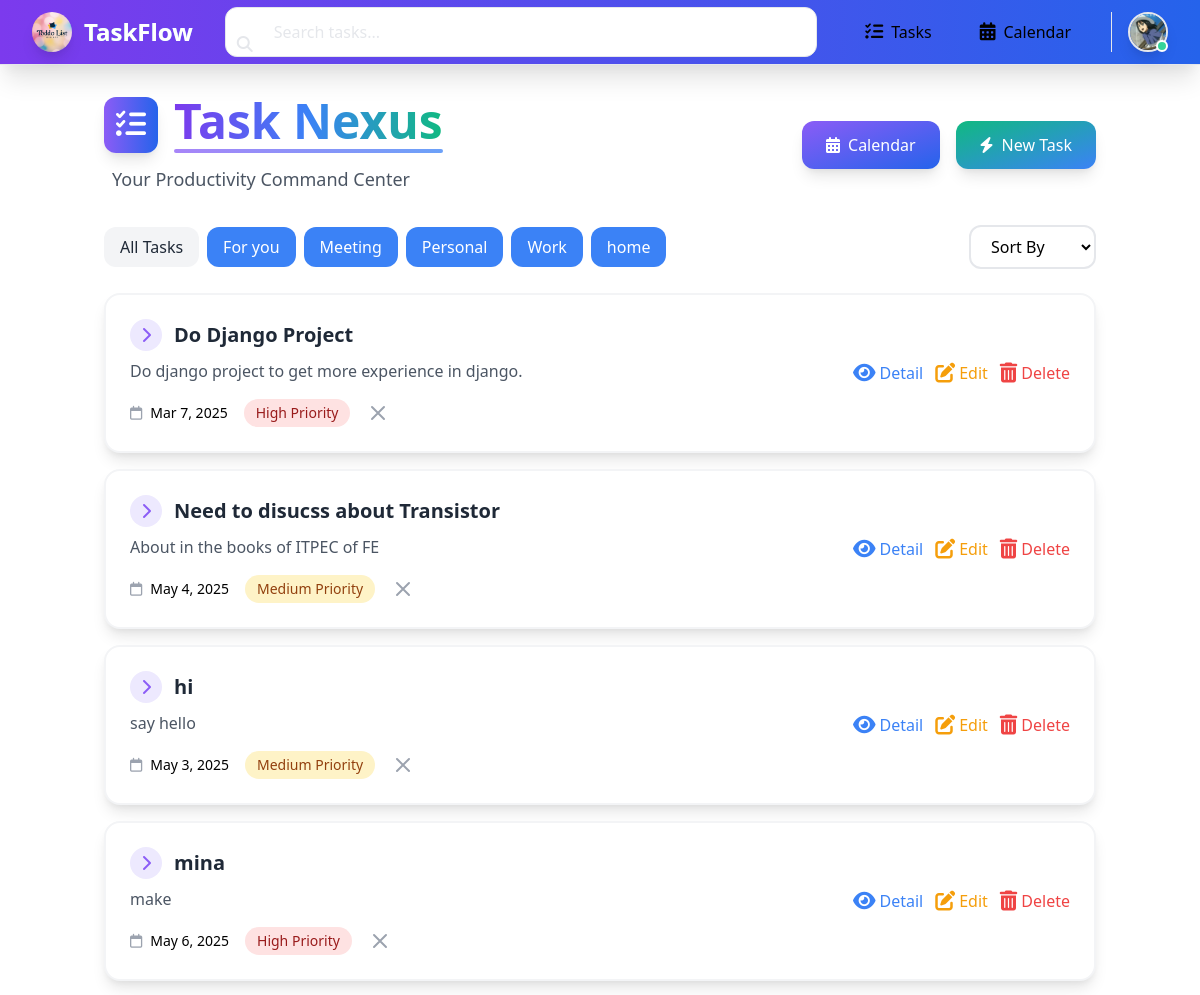
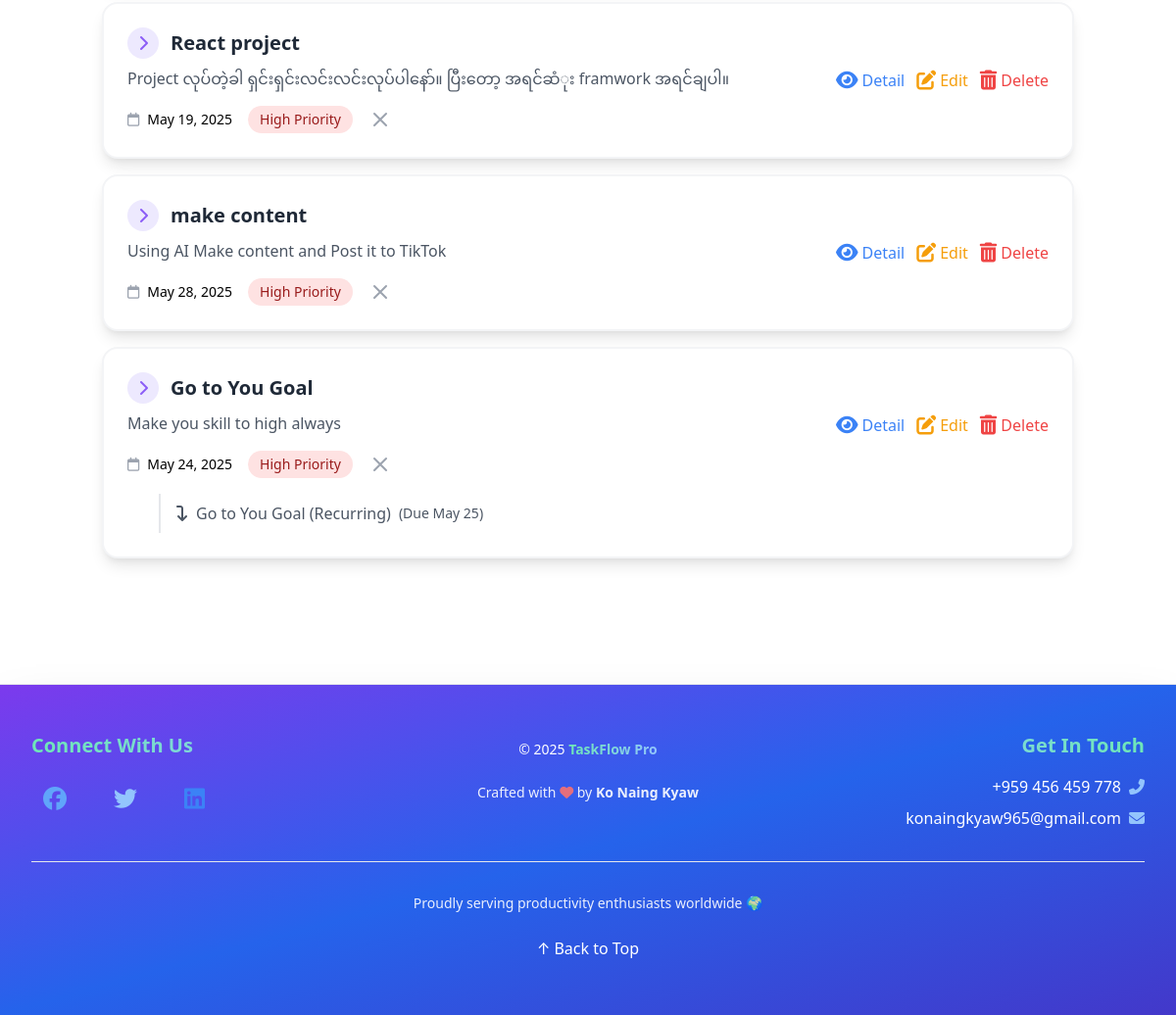
Page /task_list/ (signed in) on the committed database (2 pictures, top to bottom).
### myapp/models.py (models this page shows, shortened)
class Profile(models.Model):
    user = models.OneToOneField(User, on_delete=models.CASCADE)
    profile_pic = models.ImageField(
        upload_to='profile_pics/',
        default='default_profile_pic.jpg'
    )
    bio = models.TextField(blank=True, null=True)

class Category(models.Model):
    name = models.CharField(max_length=100)
    user = models.ForeignKey(User, on_delete=models.CASCADE)
    class Meta:
        unique_together = ('user', 'name')
        ordering = ['name']

class Task(models.Model):
    PRIORITY_CHOICES = [
        ('High', 'High'),
        ('Medium', 'Medium'),
        ('Low', 'Low'),
    ]
    RECURRENCE_CHOICES = [
        ('none', 'None'),
        ('daily', 'Daily'),
        ('weekly', 'Weekly'),
        ('monthly', 'Monthly'),
    ]
    user = models.ForeignKey(User, on_delete=models.CASCADE ,null=True)
    shared_users = models.ManyToManyField(User, related_name='shared_tasks', blank=True)
    title = models.CharField(max_length=200)
    description = models.TextField(blank=True, null=True)
    created_at = models.DateTimeField(auto_now_add=True)
    due_date = models.DateTimeField(null=True, blank=True)
    is_completed = models.BooleanField(default=False)
    category = models.ForeignKey(
        Category,
        on_delete=models.SET_NULL,
        null=True,
        blank=True
    )
    priority = models.CharField(max_length=10, choices=PRIORITY_CHOICES, default='Medium')
    reminder = models.DateTimeField(null=True, blank=True)
    recurrence = models.CharField(max_length=10, choices=RECURRENCE_CHOICES, default='none')
    parent_task = models.ForeignKey(
        'self',
        on_delete=models.CASCADE,
        null=True,
        blank=True,
        related_name='subtasks'
    )
    order = models.PositiveIntegerField(default=0)
    class Meta:
        unique_together = ['title', 'due_date', 'user']
        ordering = ['order', '-created_at']

### myapp/views.py (the view)
# urls.py: path("task_list/", views.task_list, name="task_list"),  # Root URL is now task_list
def task_list(request):
    if not request.user.is_authenticated:
        return redirect("login")
    category_id = request.GET.get("category")
    sort_by = request.GET.get("sort_by")
    base_query = (
        models.Q(user=request.user) |
        models.Q(shared_users=request.user)
    ) & models.Q(parent_task__isnull=True)  # Only show parent tasks
    if category_id:
        tasks = Task.objects.filter(base_query, category_id=category_id).distinct()
    else:
        tasks = Task.objects.filter(base_query).distinct()
    if sort_by == "priority":
        tasks = tasks.order_by('priority')
    elif sort_by == "due_date":
        tasks = tasks.order_by('due_date')
    else:
        tasks = tasks.order_by('created_at')
    categories = Category.objects.filter(user=request.user)
    return render(request, 'task_list.html', {
        'tasks': tasks,
        'categories': categories,
        'sort_by': sort_by,
    })

### myapp/context_processors.py (called while the page is built)
def profile_context(request):
    if request.user.is_authenticated:
        try:
            profile = Profile.objects.get(user=request.user)
        except Profile.DoesNotExist:
            profile = None
    else:
        profile = None
    return {'profile': profile}

### myapp/templates/task_list.html (shortened to what this page needs)
{% extends 'base.html' %}
{% block body %}
{% load static %}
<div class="container mx-auto px-4 py-8">
  {% if user.is_authenticated %}
    <div class="flex flex-col lg:flex-row justify-between items-start lg:items-center gap-6 mb-8">
      <div class="space-y-3">
        <div class="flex items-center gap-4 animate-pulse">
          <div class="bg-gradient-to-r from-purple-500 to-blue-600 p-3 rounded-xl shadow-lg rotate-12 hover:rotate-0 transition-transform duration-300">
            <i class="fa-solid fa-list-check text-3xl text-white"></i>
          </div>
          <h1 class="text-4xl md:text-5xl font-bold bg-gradient-to-r from-purple-600 via-blue-500 to-green-500 bg-clip-text text-transparent">
            <span class="block mt-1 w-full h-1 bg-gradient-to-r from-purple-500 to-blue-500 rounded-full opacity-75"></span>
          </h1>
        </div>
        <p class="text-lg text-gray-600 dark:text-gray-300 font-medium ml-2">
          Your Productivity Command Center
        </p>
      </div>
      <div class="flex gap-4 flex-wrap">
        <a href="{% url 'calendar' %}" class="flex items-center px-6 py-3 bg-gradient-to-br from-purple-500 to-blue-600 text-white rounded-xl hover:scale-105 transition-all shadow-lg hover:shadow-xl active:scale-95">
          <i class="fa-solid fa-calendar-days mr-2"></i>
          <span class="hidden md:inline">Calendar</span>
        </a>
        <a href="{% url 'task_create' %}" class="flex items-center px-6 py-3 bg-gradient-to-br from-green-500 to-blue-500 text-white rounded-xl hover:scale-105 transition-all shadow-lg hover:shadow-xl active:scale-95">
          <i class="fa-solid fa-bolt mr-2"></i>
          <span class="hidden md:inline">New Task</span>
        </a>
      </div>
    </div>
    <div class="mb-6 flex flex-wrap items-center gap-4">
      <div class="flex flex-wrap gap-2">
        <a href="{% url 'task_list' %}" class="px-4 py-2 bg-gray-100 dark:bg-gray-700 text-gray-800 dark:text-white rounded-xl hover:scale-105 transition-all active:scale-95">
          All Tasks
        </a>
        {% for cat in categories %}
          <a href="{% url 'task_list' %}?category={{ cat.id }}" class="px-4 py-2 bg-blue-500 text-white rounded-xl hover:scale-105 transition-all active:scale-95">
            {{ cat.name }}
          </a>
        {% endfor %}
      </div>
      <select id="sort_by" class="ml-auto px-4 py-2 bg-white dark:bg-gray-800 border-2 border-gray-200 dark:border-gray-700 rounded-xl focus:outline-none focus:ring-2 focus:ring-blue-500 transition-colors">
        <option value="">Sort By</option>
      </select>
    </div>
    <div class="grid gap-4">
      {% if tasks %}
        {% for task in tasks %}
          <div class="bg-white dark:bg-gray-800 rounded-2xl p-6 shadow-lg hover:shadow-xl transition-all duration-300 border-2 border-gray-100 dark:border-gray-700 ">
            <div class="flex flex-col md:flex-row justify-between items-start md:items-center gap-4">
              <div class="flex-1">
                <div class="flex items-center gap-3 mb-2">
                  <div class="w-8 h-8 flex items-center justify-center bg-purple-100 dark:bg-purple-900/50 rounded-full transition-colors">
                    <i class="fa-solid fa-chevron-right text-purple-500"></i>
                  </div>
                  <h3 class="text-xl font-semibold text-gray-800 dark:text-gray-200">
                    {{ task.title }}
                  </h3>
                </div>
                <p class="text-gray-600 dark:text-gray-400 mb-4">{{ task.description }}</p>
                <div class="flex flex-wrap gap-4 items-center">
                  <div class="flex items-center gap-2 text-sm">
                    <i class="fa-regular fa-calendar text-gray-400"></i>
                    <span class="font-medium">{{ task.due_date|date:"M j, Y" }}</span>
                  </div>
                  <span class="px-3 py-1 rounded-full text-sm font-medium transition-colors
                    {% if task.priority == 'High' %}
                      bg-red-100 text-red-800 dark:bg-red-900/50
                    {% elif task.priority == 'Medium' %}
                      bg-yellow-100 text-yellow-800 dark:bg-yellow-900/50
                    {% else %}
                      bg-green-100 text-green-800 dark:bg-green-900/50
                    {% endif %}">
                    {{ task.priority }} Priority
                  </span>
                  <div class="flex items-center gap-2">
                    {% if task.user == request.user %}
                    <button type="button" class="toggle-completion-btn" data-task-id="{{ task.id }}"
                            aria-pressed="{% if task.is_completed %}true{% else %}false{% endif %}"
                            title="Mark as {% if task.is_completed %}incomplete{% else %}completed{% endif %}">
                      {% if task.is_completed %}
                        <svg class="w-6 h-6 text-green-500" fill="none" stroke="currentColor" viewBox="0 0 24 24" stroke-width="3">
                          <path stroke-linecap="round" stroke-linejoin="round" d="M5 13l4 4L19 7"></path>
                        </svg>
                      {% else %}
                        <svg class="w-6 h-6 text-gray-400" fill="none" stroke="currentColor" viewBox="0 0 24 24" stroke-width="2">
                          <path stroke-linecap="round" stroke-linejoin="round" d="M6 18L18 6M6 6l12 12"></path>
                        </svg>
                      {% endif %}
                    </button>
                    {% else %}
                      <span class="px-3 py-1 rounded-full text-sm {% if task.is_completed %}bg-green-100 text-green-800{% else %}bg-gray-100 text-gray-800{% endif %}">
                        {% if task.is_completed %}Completed{% else %}Pending{% endif %}
                      </span>
                    {% endif %}
                  </div>
                </div>
              </div>
              <div class="flex gap-3 text-xl">
                <a href="{% url 'task_detail' task.id %}"
                   class="flex items-center gap-1 text-blue-500 hover:text-blue-700 dark:hover:text-blue-400 transition-colors">
                  <i class="fa-solid fa-eye"></i>
                  <span class="text-base">Detail</span>
                </a>
                <a href="{% url 'task_update' task.id %}"
                   class="flex items-center gap-1 text-yellow-500 hover:text-yellow-700 dark:hover:text-yellow-400 transition-colors">
                  <i class="fa-solid fa-pen-to-square"></i>
                  <span class="text-base">Edit</span>
                </a>
                {% if task.user == request.user %}
                  <form action="{% url 'delete_task' task.id %}" method="post" class="flex items-center">
                    <button type="submit" class="flex items-center gap-1 text-red-500 hover:text-red-700 dark:hover:text-red-400 transition-colors">
                      <i class="fa-solid fa-trash-can"></i>
                      <span class="text-base">Delete</span>
                    </button>
                  </form>
                {% endif %}
              </div>
            </div>
            {% if task.subtasks.all %}
              <div class="mt-4 ml-8 border-l-2 border-gray-200 dark:border-gray-700 pl-4">
                {% for subtask in task.subtasks.all %}
                  <div class="py-2">
                    <div class="flex items-center gap-2 text-gray-600 dark:text-gray-400">
                      <i class="fa-solid fa-arrow-turn-down"></i>
                      <span class="font-medium">{{ subtask.title }}</span>
                      <span class="text-sm">(Due {{ subtask.due_date|date:"M j" }})</span>
                    </div>
                  </div>
                {% endfor %}
              </div>
            {% endif %}
          </div>
        {% endfor %}
      {% endif %}
    </div>
  {% endif %}
</div>
{% endblock %}

### templates/header.html (shortened to what this page needs)
{% load static %}
<nav class="bg-gradient-to-r from-purple-600 to-blue-600 shadow-xl backdrop-blur-md border-b border-white/10">
  <div class="max-w-7xl mx-auto px-4 sm:px-6 lg:px-8">
    <div class="flex items-center justify-between h-16">
      <div class="flex items-center space-x-3 flex-shrink-0">
        <a href="{% url 'home' %}" class="flex items-center space-x-3 group">
          <img src="{% static 'images/app-logo.jpg' %}" alt="App Logo"
               class="w-10 h-10 rounded-full shadow-lg transform transition-all duration-300 group-hover:rotate-12 group-hover:scale-110">
          <span class="text-white text-2xl font-bold bg-gradient-to-r from-green-300 to-blue-300 bg-clip-text text-transparent">
            TaskFlow
          </span>
        </a>
      </div>
      <div class="hidden lg:flex flex-1 max-w-2xl mx-8">
        <form method="get" action="{% url 'task_list' %}" class="w-full">
          <div class="relative">
            <input name="search" value="{{ search_query|default:'' }}"
                   class="w-full pl-12 pr-4 py-3 rounded-xl bg-white/10 backdrop-blur-sm border border-white/20
                          text-white placeholder-gray-200 focus:outline-none focus:ring-2 focus:ring-green-400
                          focus:border-transparent transition-all"
                   type="search"
                   placeholder="Search tasks...">
            <button type="submit" class="absolute left-3 top-1/2 -translate-y-1/2 text-gray-200">
              <i class="fa-solid fa-magnifying-glass"></i>
            </button>
          </div>
        </form>
      </div>
      <div class="hidden lg:flex items-center space-x-6">
        <div class="flex space-x-4">
          <a href="{% url 'task_list' %}"
             class="px-4 py-2.5 rounded-lg flex items-center space-x-2 text-white/90 hover:text-white
                    hover:bg-white/10 transition-all duration-200">
            <i class="fa-solid fa-list-check text-lg"></i>
            <span>Tasks</span>
          </a>
          <a href="{% url 'calendar' %}"
             class="px-4 py-2.5 rounded-lg flex items-center space-x-2 text-white/90 hover:text-white
                    hover:bg-white/10 transition-all duration-200">
            <i class="fa-solid fa-calendar-days text-lg"></i>
            <span>Calendar</span>
          </a>
        </div>
        <div class="ml-4 flex items-center space-x-4 border-l border-white/20 pl-4">
          {% if user.is_authenticated %}
            <div class="relative group">
              <a href="{% url 'profile' %}" class="flex items-center space-x-3">
                <div class="relative">
                  <img src="{% if profile.profile_pic %}{{ profile.profile_pic.url }}{% else %}{% static 'images/default-profile.jpg' %}{% endif %}"
                       class="w-10 h-10 rounded-full border-2 border-white/30 hover:border-green-400
                              transition-all duration-300 shadow-lg">
                  <div class="absolute bottom-0 right-0 w-3 h-3 bg-green-400 rounded-full border-2 border-white"></div>
                </div>
              </a>
            </div>
          {% endif %}
        </div>
      </div>
    </div>
  </div>
</nav>

### rows in the picture
Profile: profile_pic (picture)
Category: name "For you"
Category: name "Meeting"
Category: name "Personal"
Category: name "Work"
Category: name "home"
Task: title "Do Django Project", description "Do django project to get more experience in django.", due_date "Mar 7, 2025", priority "High", is_completed False (drawn), shows "Delete"
Task: title "Need to disucss about Transistor", description "About in the books of ITPEC of FE", due_date "May 4, 2025", priority "Medium", is_completed False (drawn), shows "Delete"
Task: title "hi", description "say hello", due_date "May 3, 2025", priority "Medium", is_completed False (drawn), shows "Delete"
Task: title "mina", description "make", due_date "May 6, 2025", priority "High", is_completed False (drawn), shows "Delete"
Task: title "React project", description "Project လုပ်တဲ့ခါ ရှင်းရှင်းလင်းလင်းလုပ်ပါနော်။ ပြီးတော့ အရင်ဆံုး framwork အရင်ချပါ။", due_date "May 19, 2025", priority "High", is_completed False (drawn), shows "Delete"
Task: title "make content", description "Using AI Make content and Post it to TikTok", due_date "May 28, 2025", priority "High", is_completed False (drawn), shows "Delete"
Task: title "Go to You Goal", description "Make you skill to high always", due_date "May 24, 2025", priority "High", is_completed False (drawn), shows "Delete"
Task: title "Go to You Goal (Recurring)", due_date "May 25"
